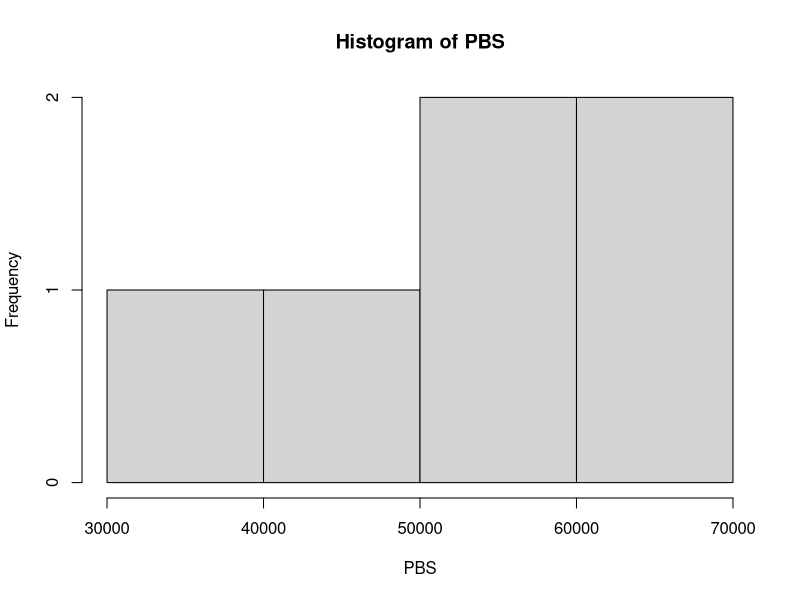
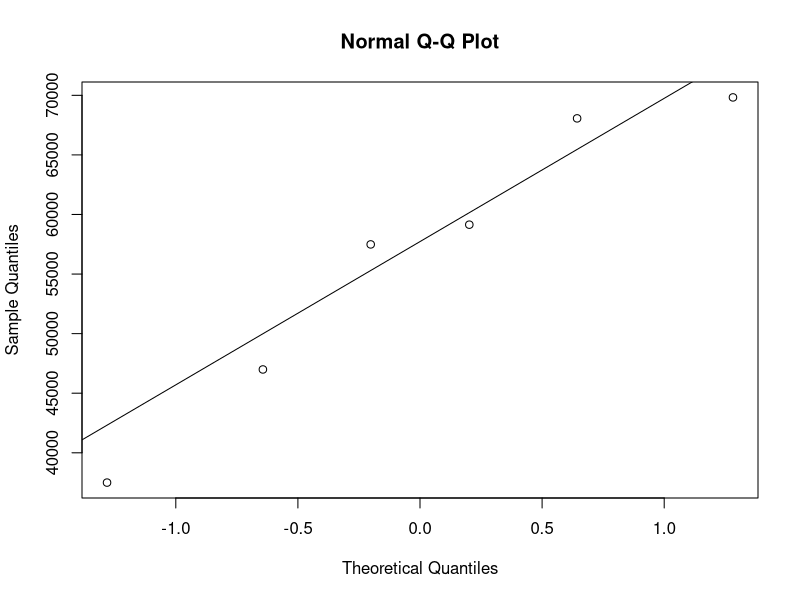
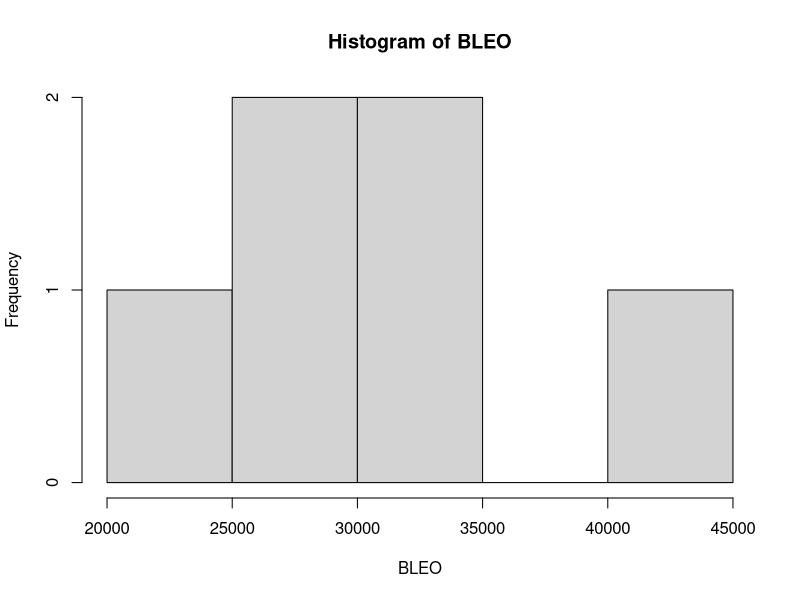
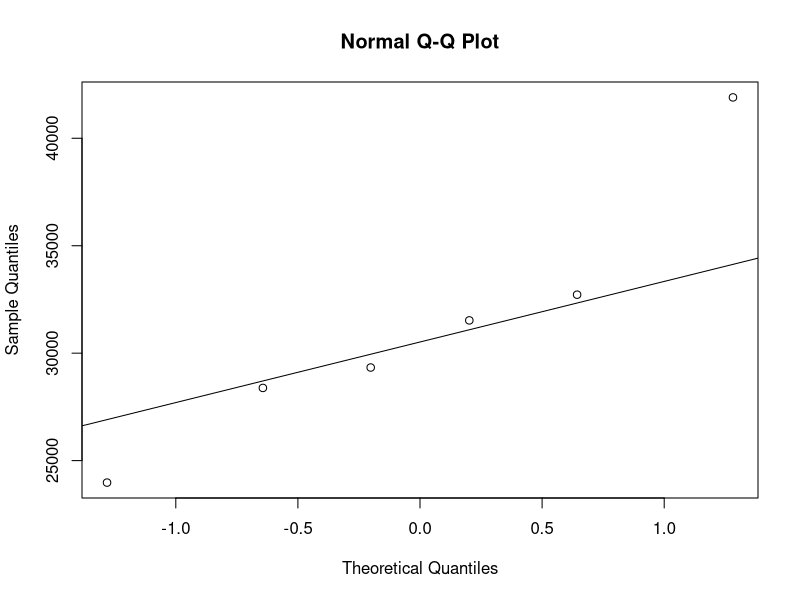
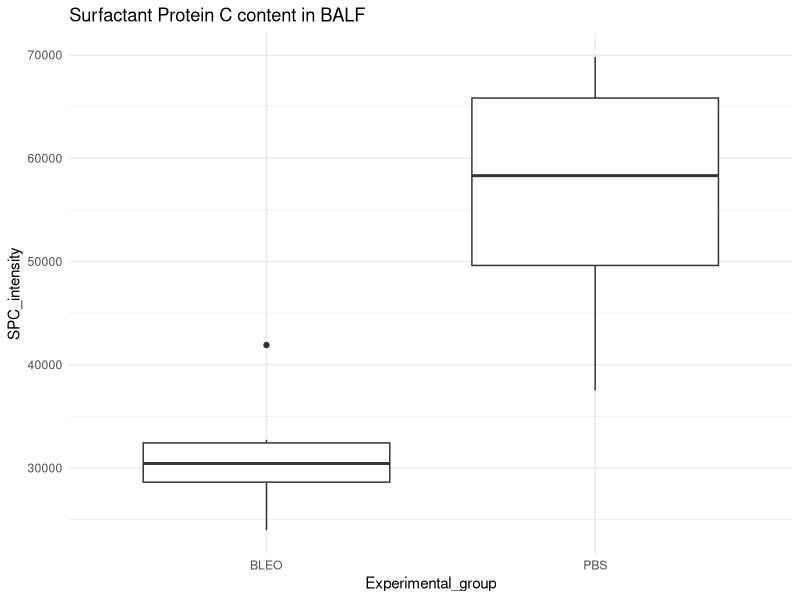

Reproduce these figures in R, in order.
## ---- chunk 1
knitr::opts_chunk$set(echo = TRUE)
## ---- chunk 2
#first start using as reference some mean and standard deviation from my experiments
PBS <-rnorm(n=6, mean = 61251, sd = 15314)
BLEO <-rnorm(n=6, mean = 31146, sd = 7724)
my_frame <- data.frame(PBS,BLEO)
print(my_frame)

## ---- chunk 3
shapiro.test(PBS)
summary(PBS)
hist(PBS)
qqnorm(PBS)
qqline(PBS)


## ---- chunk 4
shapiro.test(PBS)
summary(BLEO)
hist(BLEO)
qqnorm(BLEO)
qqline(BLEO)


## ---- chunk 5

SPC_intensity <- c(PBS,BLEO)
Experimental_group <- c(rep("PBS", length(PBS)),rep("BLEO",length(BLEO)))
d_frame <- data.frame(SPC_intensity, Experimental_group)
print(d_frame)

## ---- chunk 6
#t_test
t.test <-t.test(SPC_intensity~Experimental_group, data=d_frame)

print(t.test)
## ---- chunk 7
library(ggplot2)
ggplot(d_frame, aes(x = Experimental_group, y = SPC_intensity)) +
  geom_boxplot() +
  labs(title= "Surfactant Protein C content in BALF") +
  theme_minimal()
## ---- chunk 8
p_values <- numeric(10)
#set up so loops 10 times
for (i in 1:10) {
  PBS <-rnorm(n=6, mean = 61251, sd = 15314)
  BLEO <-rnorm(n=6, mean = 31146, sd = 7724)
  
  SPC_intensity <- c(PBS,BLEO)
  Experimental_group <- c(rep("PBS", length(PBS)),rep("BLEO",length(BLEO))) 
  d_frame <- data.frame(SPC_intensity, Experimental_group)
  
  t_test <-t.test(SPC_intensity~Experimental_group, data=d_frame)
  p_values[i] <- t_test$p.value
  #set up to print the p.value in each loop 
  print(t_test$p.value)
}

#used which function to determine which of the loops came out with significant value (<0.05)
  which(p_values<=0.05)

## ---- chunk 9
p_values <- numeric(10)

for (i in 1:10) {
  PBS <-rnorm(n=3, mean = 61251, sd = 15314)
  BLEO <-rnorm(n=3, mean = 31146, sd = 7724)
  
  SPC_intensity <- c(PBS,BLEO)
  Experimental_group <- c(rep("PBS", length(PBS)),rep("BLEO",length(BLEO))) 
  d_frame <- data.frame(SPC_intensity, Experimental_group)
  
  t_test <-t.test(SPC_intensity~Experimental_group, data=d_frame)
  p_values[i] <- t_test$p.value
  print(t_test$p.value)
}



#bellow are the p values that are significant
  which(p_values<=0.05)
  
## ---- chunk 10
p_values <- numeric(10)

for (i in 1:10) {
  PBS <-rnorm(n=10, mean = 61251, sd = 15314)
  BLEO <-rnorm(n=10, mean = 31146, sd = 7724)
  
  SPC_intensity <- c(PBS,BLEO)
  Experimental_group <- c(rep("PBS", length(PBS)),rep("BLEO",length(BLEO))) 
  d_frame <- data.frame(SPC_intensity, Experimental_group)
  
  t_test <-t.test(SPC_intensity~Experimental_group, data=d_frame)
  p_values[i] <- t_test$p.value
  print(t_test$p.value)
}



#bellow are the p values that are significant
  which(p_values<=0.05)
  
